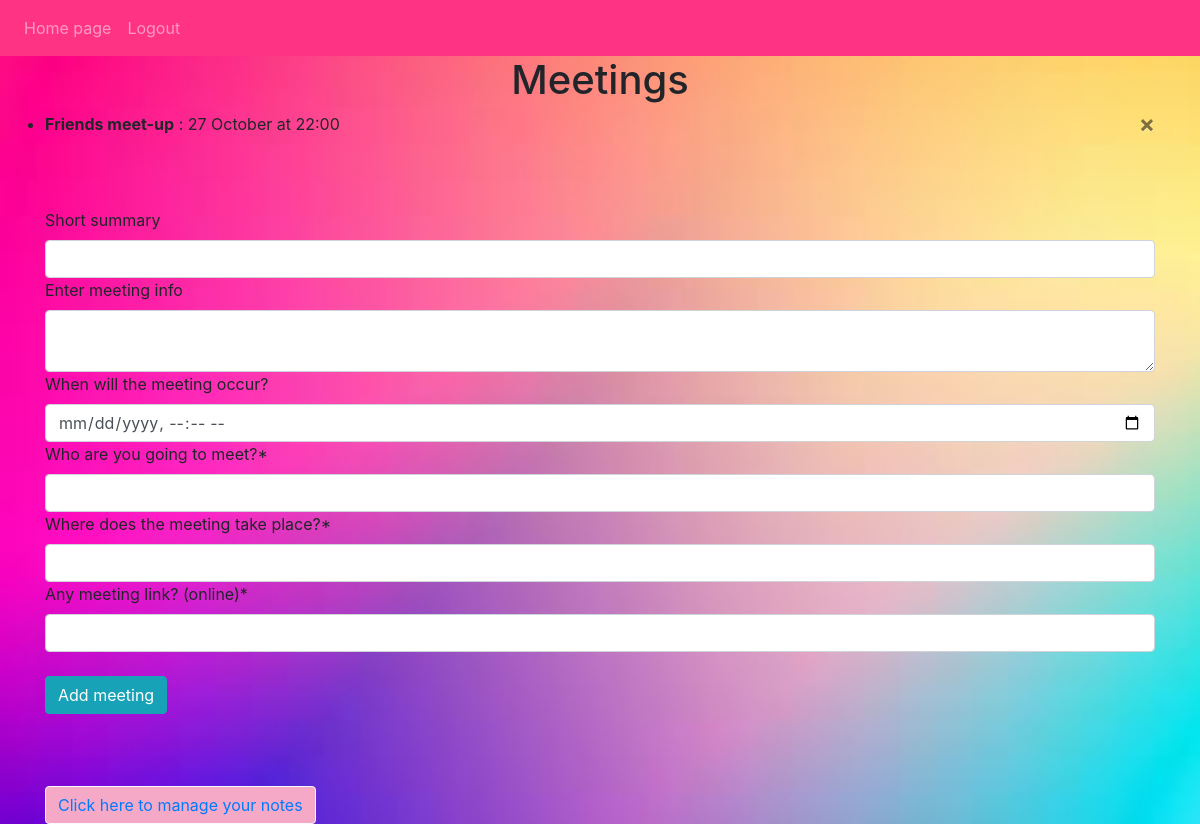
The app's page /meetings (signed in) with its own data.
### planner/models.py (models this page shows)
class Meeting(db.Model):
    id = db.Column(db.Integer, primary_key=True)
    summary = db.Column(db.String(50))
    info = db.Column(db.String(1000))
    when = db.Column(db.DateTime(timezone=True))
    who = db.Column(db.String(50), nullable=True)
    place = db.Column(db.String(50), nullable=True)
    meeting_link = db.Column(db.String(1000), nullable=True)
    date_created = db.Column(db.DateTime(timezone=True), default=func.now())
    user_id = db.Column(db.Integer, db.ForeignKey("user.id"))

### planner/views.py (the view, shortened to what this page needs)
@views.route("/meetings", methods=["GET", "POST"])
@login_required
def meetings():
    return render_template("meetings.html", user=current_user)

### planner/__init__.py (called while the page is built)
def create_app():
    app = Flask(__name__)
    app.config["SECRET_KEY"] = "abcd1234efgh5678"
    app.config["SQLALCHEMY_DATABASE_URI"] = f"sqlite:///{DB_NAME}"
    db.init_app(app)
    from .auth import auth
    from .views import views
    app.register_blueprint(views, url_prefix="/")
    app.register_blueprint(auth, url_prefix="/")
    from .models import Meeting, Note, User
    with app.app_context():
        if not path.exists(f"instance/{DB_NAME}"):
            db.create_all()
            print("Created Database!")
    login_manager = LoginManager()
    login_manager.login_view = "auth.login"
    login_manager.init_app(app)
    @login_manager.user_loader
    def load_user(id):
        return User.query.get(int(id))
    return app

### planner/templates/meetings.html (shortened to what this page needs)
{% extends "base.html" %}
{% block content %}
<h1 align="center">Meetings</h1>
<ul class="list-group list-group-flush" id="notes">
    {% for meeting in user.meetings %}
    <li class="list-group-item-transparent"><b>{{ meeting.summary }}</b> :
        {{ meeting.when.day }} {{ meeting.when.strftime("%B")}} at {{ meeting.when.time().strftime("%H:%M") }}
    <button type="button"
            class="close"
            onClick="deleteMeeting({{ meeting.id }})">
        <span aria-hidden="true">&times;</span>
    </button>
    </li>
    {% endfor %}
</ul>
<br><br><br>
<form method="POST">
    <label for="summary">Short summary</label>
    <input type="text" class="form-control" id="summary" name="summary"/>
    <label for="info">Enter meeting info</label>
    <textarea name="info" id="info" class="form-control"></textarea>
    <label for="when">When will the meeting occur?</label>
    <input type="datetime-local" class="form-control" id="when" name="when"/>
    <label for="who">Who are you going to meet?*</label>
    <input type="text" class="form-control" id="who" name="who"/>
    <label for="place">Where does the meeting take place?*</label>
    <input type="text" class="form-control" id="place" name="place">
    <label for="meeting_link">Any meeting link? (online)*</label>
    <input type="text" class="form-control" id="meeting_link" name="meeting_link">
    <br>
    <button type="submit" class="btn btn-info">Add meeting</button>
</form>
<br><br><br>
<button type="button" class="btn btn-light" style="background-color: #F5A9C7;">
    <a href="/">Click here to manage your notes</a>
</button>
{% endblock %}

### planner/templates/style.css (style rules this page uses)
.list-group-item-transparent { background-color: none; }

### planner/templates/base.html (style rules this page uses)
body { background-image: url('static/background.jpeg'); background-size: cover; }

### records on screen
Meeting: summary "Friends meet-up", when.day "27", when "October", when.time "22:00"
